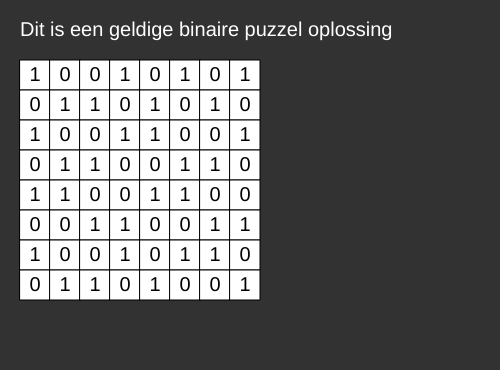
Frame 1 (no input)
Frame 60 (no input): identical to frame 1, image omitted
Frame 120 (the mouse pressed at the canvas centre since frame 60): identical to frame 1, image omitted

The p5.js sketch that drew this single still picture (run headless with seeded random() and noise() and a simulated clock; from frame 60 on, the mouse is pressed at the canvas centre):

// p5.js sketch
// ── sketch.js
let bin = [
  [1,0,0,1,0,1,0,1],
  [0,1,1,0,1,0,1,0],
  [1,0,0,1,1,0,0,1],
  [0,1,1,0,0,1,1,0],
  [1,1,0,0,1,1,0,0],
  [0,0,1,1,0,0,1,1],
  [1,0,0,1,0,1,1,0],
  [0,1,1,0,1,0,0,1]
]

const zijde = 30
const startx = 20
const starty = 60
const padding = 10

let arij = bin.length
let akol = bin[0].length 

function setup () {
  createCanvas(500, 370)
  background(50)
  rectMode(CENTER)
  textSize(20)
  textAlign(CENTER, CENTER)
  let correct = true
  for (let i = 0; i < arij; i++) {
    for (let j = 0; j < akol; j++) {
      if (bin[i][j] !== 0 && bin[i][j] !== 1) {
        correct = false
        MeldingFoutGetalOpRij(i)
        fill('yellow')
      } else {
        fill(255)
      }
      let x = startx + zijde * j + zijde / 2
      let y = starty + zijde * i + zijde / 2
      rect(x, y, zijde, zijde)
      fill(0)
      text(bin[i][j], x, y)
    }
  }
  textAlign(LEFT)
  if (correct) { // alle getallen zijn dus 0 of 1
    // evenveel 0 als 1 op elke rij?
    for (let i = 0; i < arij; i++) {
      if (!evenveel01Rij(i)) {
        correct = false
        MeldingFoutAantalOpRij(i)
      }
    }
    for (let j = 0; j < akol; j++) {
      if (!evenveel01Kol(j)) {
        correct = false
        MeldingFoutAantalOpKol(j)
      }
    }
    if (!correct) {
      fill('red')
      text('Niet evenveel 0 en 1 op aangeduide rij / kolom', startx, starty + (arij + 1) * zijde)
    }
  }
  if (correct) {
    // geen drie dezelfde naast elkaar?
    for (let i = 0; i < arij; i++) {
      for (let j = 0; j < akol - 2; j++) {
        if (bin[i][j] === bin[i][j + 1] && bin[i][j] === bin[i][j + 2]) {
          correct = false
          MeldingDrieNaastElkaar(i, j)
        }
      }
    }
    for (let i = 0; i < arij - 2; i++) {
      for (let j = 0; j < akol; j++) {
        if (bin[i][j] === bin[i + 1][j] && bin[i][j] === bin[i + 2][j]) {
          correct = false
          MeldingDrieOnderElkaar(i, j)
        }
      }
    }
    if (!correct) {
      fill('red')
      text('Drie dezelfde naast / onder elkaar', startx, starty + (arij + 1) * zijde)
    }
  }

  if (correct) {
    // twee dezelfde rijen of kolommen
    for (let i1 = 0; i1 < arij - 1; i1++) {
      for (let i2 = i1 + 1; i2 < arij; i2++) {
        if (gelijkeRijen(i1, i2)) {
          correct = false
          MeldingGelijkeRijen(i1, i2)
        }
      }
    }
    for (let j1 = 0; j1 < akol - 1; j1++) {
      for (let j2 = j1 + 1; j2 < akol; j2++) {
        if (gelijkeKolommen(j1, j2)) {
          console.log(j1,j2)
          correct = false
          MeldingGelijkeKolommen(j1, j2)
        }
      }
    }
    if (!correct) {
      fill('red')
      text('Gelijke kolommen of rijen', startx, starty + (arij + 1) * zijde)
    }
  }
  if (correct) {
    fill(255)
    text('Dit is een geldige binaire puzzel oplossing', 20, 30)
  } else {
    fill('red')
    text('Dit is GEEN geldige binaire puzzel oplossing', 20, 30)
  }
}

function draw () { 
}

function tekenOplossing() {
  let x, y
  for (let i = 0; i < arij; i++) {
    for (let j = 0; j < akol; j++) {
      x = startx + zijde * j + zijde / 2
      y = starty + zijde * i + zijde / 2
      fill(255)
      rect(x, y, zijde, zijde)
      fill(0)
      text(bin[i][j], x, y)
    }
  }
}

function MeldingGelijkeRijen(r1, r2) {
  push()
  noFill()
  strokeWeight(3)
  stroke('red')
  rectMode(CORNER)
  rect(startx, starty + zijde * r1, zijde * akol, zijde)
  rect(startx, starty + zijde * r2, zijde * akol, zijde)
  pop()
}

function MeldingGelijkeKolommen(k1, k2) {
  push()
  noFill()
  strokeWeight(3)
  stroke('red')
  rectMode(CORNER)
  rect(startx + zijde * k1, starty, zijde, zijde * arij)
  rect(startx + zijde * k2, starty, zijde, zijde * arij)
  pop()
}

function MeldingFoutGetalOpRij(r) {
  push()
  fill('red')
  textAlign(LEFT, CENTER)
  text('Getal â‰  van 0 en 1', startx + arij * zijde + padding, starty + zijde * r + zijde / 2)
  pop()
}

function MeldingFoutAantalOpRij(r) {
  push()
  noFill()
  strokeWeight(3)
  stroke('red')
  rectMode(CORNER)
  rect(startx, starty + zijde * r, zijde * akol, zijde)
  pop()
}

function MeldingFoutAantalOpKol(k) {
  push()
  noFill()
  strokeWeight(3)
  stroke('red')
  rectMode(CORNER)
  rect(startx + zijde * k, starty, zijde, zijde * arij)
  pop()
}

function MeldingDrieNaastElkaar(r, k) {
  push()
  noFill()
  strokeWeight(3)
  stroke('red')
  rectMode(CORNER)
  rect(startx + k * zijde, starty + r * zijde, zijde * 3, zijde)
  pop()
}

function MeldingDrieOnderElkaar(r, k) {
  push()
  noFill()
  strokeWeight(3)
  stroke('red')
  rectMode(CORNER)
  rect(startx + k * zijde, starty + r * zijde, zijde, zijde * 3)
  pop()
}

function evenveel01Rij(r) {
  let aantal0 = 0
  let aantal1 = 0
  for (let j = 0; j < akol; j++) {
    if (bin[r][j] === 0) {
      aantal0++
    } else { // we weten zeker dat er enkel 0 en 1 voorkomt
      aantal1++
    }
  }
  return aantal0 === aantal1
}

function evenveel01Kol(k) {
  let aantal0 = 0
  let aantal1 = 0
  for (let i = 0; i < arij; i++) {
    if (bin[i][k] === 0) {
      aantal0++
    } else { // we weten zeker dat er enkel 0 en 1 voorkomt
      aantal1++
    }
  }
  return aantal0 === aantal1
}

function gelijkeRijen(r1, r2) {
  for (let j = 0; j < akol; j++) {
    if (bin[r1][j] !== bin[r2][j]) {
      return false
    }
  }
  return true
}

function gelijkeKolommen(k1, k2) {
  for (let i = 0; i < arij; i++) {
    if (bin[i][k1] !== bin[i][k2]) {
      return false
    }
  }
  return true
}
